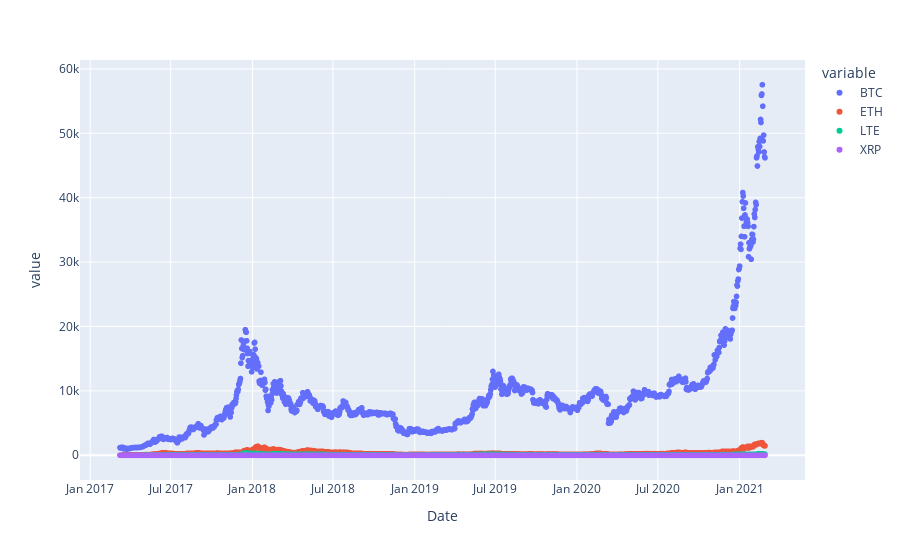

The code cell stored with this chart in its notebook:
### Code cell
# plot the crypto_close

px.scatter(crypto_close, x = "Date", y = ['BTC','ETH','LTE','XRP'])

### Figure 1 — Plotly figure (JSON) as saved in the notebook; plotly's stock layout.template omitted (floating-point values rounded to 4 significant figures; data arrays with more than 128 entries replaced by an {"elided": "..."} marker saying what was removed)
{"data": [{"hovertemplate": "variable=BTC<br>Date=%{x}<br>value=%{y}<extra></extra>", "legendgroup": "BTC", "marker": {"color": "#636efa", "symbol": "circle"}, "mode": "markers", "name": "BTC", "showlegend": true, "type": "scattergl", "x": {"elided": "1452 str values"}, "xaxis": "x", "y": {"elided": "1452 float values"}, "yaxis": "y"}, {"hovertemplate": "variable=ETH<br>Date=%{x}<br>value=%{y}<extra></extra>", "legendgroup": "ETH", "marker": {"color": "#EF553B", "symbol": "circle"}, "mode": "markers", "name": "ETH", "showlegend": true, "type": "scattergl", "visible": true, "x": {"elided": "1452 str values"}, "xaxis": "x", "y": {"elided": "1452 float values"}, "yaxis": "y"}, {"hovertemplate": "variable=LTE<br>Date=%{x}<br>value=%{y}<extra></extra>", "legendgroup": "LTE", "marker": {"color": "#00cc96", "symbol": "circle"}, "mode": "markers", "name": "LTE", "showlegend": true, "type": "scattergl", "visible": true, "x": {"elided": "1452 str values"}, "xaxis": "x", "y": {"elided": "1452 float values"}, "yaxis": "y"}, {"hovertemplate": "variable=XRP<br>Date=%{x}<br>value=%{y}<extra></extra>", "legendgroup": "XRP", "marker": {"color": "#ab63fa", "symbol": "circle"}, "mode": "markers", "name": "XRP", "showlegend": true, "type": "scattergl", "visible": true, "x": {"elided": "1452 str values"}, "xaxis": "x", "y": {"elided": "1452 float values"}, "yaxis": "y"}], "layout": {"autosize": true, "legend": {"title": {"text": "variable"}, "tracegroupgap": 0}, "margin": {"t": 60}, "xaxis": {"anchor": "y", "autorange": true, "domain": [0, 1], "range": ["2016-12-10 10:00:34.1772", "2021-05-26 13:59:25.8228"], "title": {"text": "Date"}, "type": "date"}, "yaxis": {"anchor": "x", "autorange": true, "domain": [0, 1], "range": [-4080.0, 61620.0], "title": {"text": "value"}, "type": "linear"}}}
